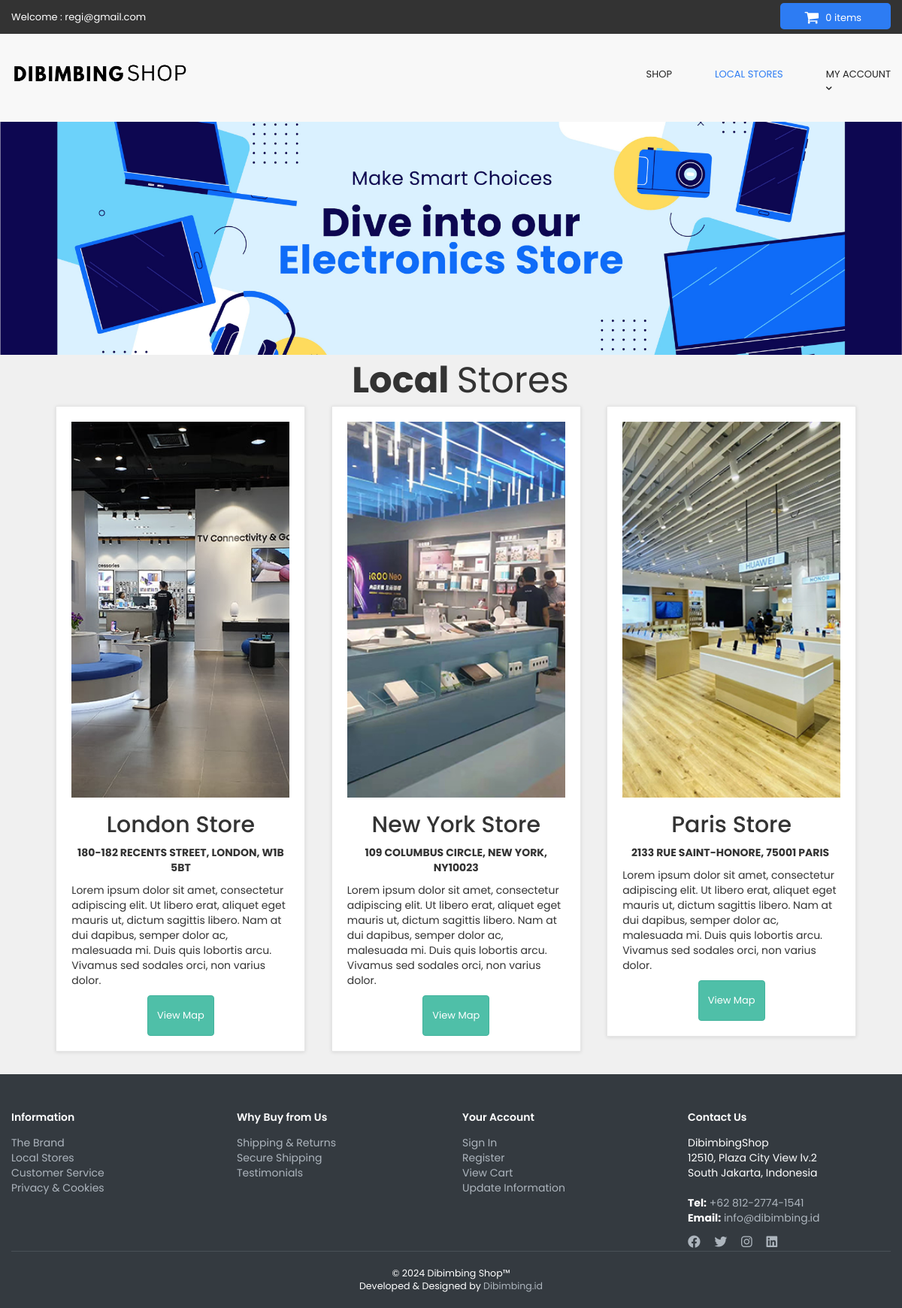
/localstore.php (signed in), run on the app's committed database.
### tables this page shows
CREATE TABLE IF NOT EXISTS `store` (
  `store_id` int(10) NOT NULL AUTO_INCREMENT,
  `store_title` varchar(255) NOT NULL,
  `store_image` varchar(255) NOT NULL,
  `store_desc` text NOT NULL,
  `store_button` varchar(255) NOT NULL,
  `store_url` varchar(255) NOT NULL,
  PRIMARY KEY (`store_id`)
);

### localstore.php (the view, shortened to what this page needs)
<?php
include("includes/db.php");
include("includes/header.php");
include("includes/main.php");
?>
  <main>
    <div class="nero">
    </div>
  </main>
<div id="content" >
<div class="container-fluid" >
<div class="col-md-12" >
<div class="services row">
<center>
<div class="nero__heading" >
        <span class="nero__bold">Local </span>Stores
</div>
</center>
<?php
$get_services = "select * from store";
$run_services = mysqli_query($con,$get_services);
while($row_services = mysqli_fetch_array($run_services)){
$service_title = $row_services['store_title'];
$service_image = $row_services['store_image'];
$service_desc = $row_services['store_desc'];
$service_button = $row_services['store_button'];
$service_url = $row_services['store_url'];
?>
<div class="col-md-4 col-sm-6 box">
<img
  src="admin_area/store_images/<?php echo $service_image; ?>"
  style="width:500px; height:500px; object-fit:cover;"
  class="img-responsive">
<h2 align="center"> <?php echo $service_title; ?> </h2>
<p>
<?php echo $service_desc; ?>
</p>
<center>
<a href="<?php echo $service_url; ?>" class="btn btn-primary">
<?php echo $service_button; ?>
</a>
</center>
</div>
<?php } ?>
</div>
</div>
</div>
</div>
<?php
include("includes/footer.php");
?>
</body>
</html>

### styles/backend.css (style rules this page uses)
html { font-family: "Roboto", Helvetica, Arial, sans-serif; line-height: 1.15; -ms-text-size-adjust: 100%; -webkit-text-size-adjust: 100% }
body { margin: 0 }
figcaption, figure, main { display: block }
a { background-color: transparent; -webkit-text-decoration-skip: objects }
b, strong { font-weight: inherit; font-weight: bolder }
img { border-style: none }
html { box-sizing: border-box }
body { min-width: 1190px; font-family: Montserrat, sans-serif; font-weight: 400; background-color: white; }
img { max-width: 100%; height: auto }
.btn { display: inline-block; vertical-align: top; font-size: 13px; line-height: 40px; text-decoration: none; -webkit-transition: .3s; transition: .3s }
.nero { padding-top: 160px; padding-bottom: 140px; font-family: 'montserratlight', sans-serif; text-align: center; text-transform: uppercase; color: #FFF; background: #666 url("../images/login.png") no-repeat; background-size: cover; background-position: center; }
.nero__heading { font-size: 48px; }
.nero__bold { font-weight: 700; }

### styles/style.css (style rules this page uses)
body, html { font-family: 'Poppins', sans-serif; font-size: 14px; line-height: 1.42857143; color: #333333; background-color: #f0f0f0; overflow-x: hidden; margin: 0; padding: 0; display: flex; flex-direction: column; height: 100%; }
.btn-primary { color:rgb(255, 255, 255); background-color:rgb(79, 191, 168); border-color:rgb(65, 179, 156); }
.box { background: #fff; margin: 0 0 30px; border: solid 1px #e6e6e6; box-sizing: border-box; padding:20px; box-shadow: 0 1px 5px rgba(0, 0, 0, 0.1); }
#content { padding-left:25px; }
.services .col-md-4 { margin-left:3%; width:29%; }

### includes/main.php (style rules this page uses)
body, html { font-family: 'Poppins', sans-serif; font-size: 14px; line-height: 1.42857143; color: #333333; background-color: #f0f0f0; overflow-x: hidden; margin: 0; padding: 0; display: flex; flex-direction: column; height: 100%; }

### includes/footer.php (style rules this page uses)
html, body { height: 100%; margin: 0; display: flex; flex-direction: column; }

### data on the page
store: store_image (picture), store_title "London Store", store_desc "180-182 RECENTS STREET, LONDON, W1B 5BT Lorem ipsum dolor sit amet, consectetur adipiscing elit. Ut libero erat, aliquet eget mauris ut, dictum sagittis libero. Nam at dui dapibus, semper dolor ac, malesuada mi. Duis quis lobortis arcu. Vivamus sed sodales orci, non varius dolor.", store_button "View Map"
store: store_image (picture), store_title "New York Store", store_desc "109 COLUMBUS CIRCLE, NEW YORK, NY10023 Lorem ipsum dolor sit amet, consectetur adipiscing elit. Ut libero erat, aliquet eget mauris ut, dictum sagittis libero. Nam at dui dapibus, semper dolor ac, malesuada mi. Duis quis lobortis arcu. Vivamus sed sodales orci, non varius dolor.", store_button "View Map"
store: store_image (picture), store_title "Paris Store", store_desc "2133 RUE SAINT-HONORE, 75001 PARIS Lorem ipsum dolor sit amet, consectetur adipiscing elit. Ut libero erat, aliquet eget mauris ut, dictum sagittis libero. Nam at dui dapibus, semper dolor ac, malesuada mi. Duis quis lobortis arcu. Vivamus sed sodales orci, non varius dolor.", store_button "View Map"

### other printed values
$_SESSION['customer_email'] "regi@gmail.com"
$count_items "0"
